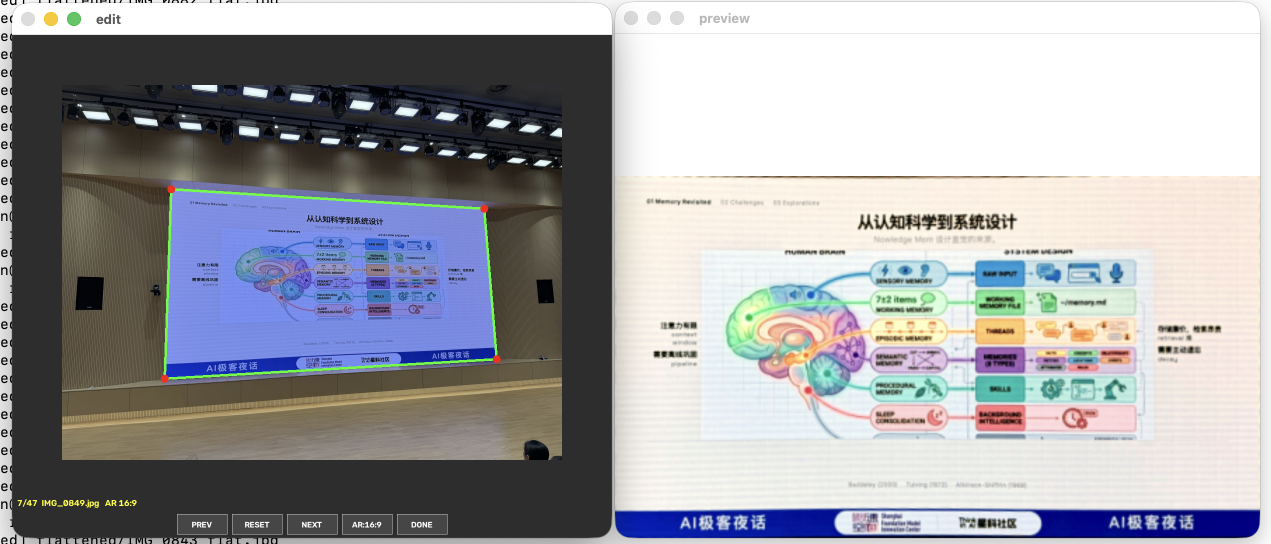
#> input picture screenshot.png, 2542 x 1088 px, given in place of ., which was not available (shown at 1/2 size)
$ python annotate.py .
#> lines starting #> are read from the running program, lines starting #| are printed output that depends on the picture; after the words box and inside, x2 and y2 are one past the last pixel; in counts of white or black regions, pixels touching at a corner belong together; pictures that were not available may be replaced by others from this repository, and a replacement may not be noted
### flatten_slides.py
#!/usr/bin/env python3
"""
Flatten perspective-distorted photos of slides into flat, straight-on screenshots.

Usage:
    python flatten_slides.py                      # auto-detect + flatten all images
    python flatten_slides.py --aspect 16:9        # force output aspect ratio (default)
    python flatten_slides.py --aspect auto        # use per-image estimate
    python flatten_slides.py --debug              # also save detection overlays for review
    python flatten_slides.py --manual IMG_0822.jpg  # click 4 corners by hand

Output is written to ./flattened/ by default; debug overlays go to ./debug/.
"""

import argparse
import math
import os
import sys

import cv2
import numpy as np

DEFAULT_ASPECT = "16:9"


def order_points(pts):
    """Order corners as top-left, top-right, bottom-right, bottom-left."""
    pts = np.array(pts, dtype="float32").reshape(4, 2)
    rect = np.zeros((4, 2), dtype="float32")

    s = pts.sum(axis=1)
    rect[0] = pts[np.argmin(s)]
    rect[2] = pts[np.argmax(s)]

    d = np.diff(pts, axis=1)
    rect[1] = pts[np.argmin(d)]
    rect[3] = pts[np.argmax(d)]

    return rect


def quad_dims(rect):
    """Return (max width, max height) of an ordered quad."""
    tl, tr, br, bl = rect
    w = max(np.linalg.norm(tr - tl), np.linalg.norm(br - bl))
    h = max(np.linalg.norm(tl - bl), np.linalg.norm(tr - br))
    return w, h


def four_point_transform(image, corners, target_w, target_h):
    rect = order_points(corners)
    dst = np.array(
        [[0, 0], [target_w - 1, 0], [target_w - 1, target_h - 1], [0, target_h - 1]],
        dtype="float32",
    )
    M = cv2.getPerspectiveTransform(rect, dst)
    return cv2.warpPerspective(image, M, (target_w, target_h))


def _quad_from_contour(cnt, img_area, min_area_frac=0.05, ratio_hint=16.0 / 9.0):
    hull = cv2.convexHull(cnt)
    peri = cv2.arcLength(hull, True)
    quad = None
    for eps in (0.02, 0.05, 0.10, 0.15):
        approx = cv2.approxPolyDP(hull, eps * peri, True)
        if len(approx) == 4 and cv2.isContourConvex(approx):
            quad = approx
            break
    if quad is None:
        quad = cv2.boxPoints(cv2.minAreaRect(hull))
    quad = quad.reshape(4, 2).astype("float32")

    area = cv2.contourArea(quad)
    if area < min_area_frac * img_area:
        return None, 0.0

    w, h = quad_dims(order_points(quad))
    if h < 1:
        return None, 0.0
    ratio = w / h
    # Prefer candidates close to the expected slide ratio.
    score = area * math.exp(-((ratio - ratio_hint) / 0.35) ** 2)
    return quad, score


def detect_slide_quad(image, ratio_hint=16.0 / 9.0):
    """Return the best candidate slide quad in original-image coordinates, or None.

    Auto-detect the screen's color signature instead of assuming it is blue:

    1. Split the image into a bright region (screen) and a dark region (room)
       using Otsu on luminance.
    2. Among the three pairwise contrasts (B-R, B-G, G-R), pick the one that best
       separates the bright region from the dark region, and note its direction
       (the screen is higher *or* lower in that contrast).
    3. Threshold that single contrast in that direction (raw values, not
       z-scores) to segment the screen, then fit a quad.

    Brightness is used only as a fallback when no color contrast is found.
    """
    h, w = image.shape[:2]
    scale = 1600.0 / max(h, w)
    small = cv2.resize(image, None, fx=scale, fy=scale, interpolation=cv2.INTER_AREA)
    H, W = small.shape[:2]
    img_area = H * W

    b = small[:, :, 0].astype("float32")
    g = small[:, :, 1].astype("float32")
    r = small[:, :, 2].astype("float32")
    lum = (b + g + r) / 3.0

    # Bright vs dark split (screen is bright, room is dark).
    ret, _ = cv2.threshold(lum.astype(np.uint8), 0, 255, cv2.THRESH_BINARY + cv2.THRESH_OTSU)
    bright = lum > ret
    dark = ~bright
    if bright.sum() < 0.02 * img_area or dark.sum() < 0.02 * img_area:
        bright = lum > np.percentile(lum, 60)
        dark = ~bright

    # Pick the dominant color contrast and its direction.
    features = {"B-R": b - r, "B-G": b - g, "G-R": g - r}
    dom = None
    dom_sign = 1
    dom_sep = -1.0
    for f in features.values():
        mb = f[bright].mean()
        md = f[dark].mean()
        sep = abs(mb - md) / (f.std() + 1e-6)
        if sep > dom_sep:
            dom_sep = sep
            dom = f
            dom_sign = 1 if mb > md else -1

    best = None
    best_score = 0.0

    # Threshold the dominant contrast in its direction with raw thresholds.
    if dom is not None:
        signed = dom * dom_sign
        for th in (40, 60, 80, 100, 120, 140, 160):
            mask = (signed > th).astype(np.uint8) * 255
            for ks in (21, 41):
                kernel = cv2.getStructuringElement(cv2.MORPH_RECT, (ks, ks))
                closed = cv2.morphologyEx(mask, cv2.MORPH_CLOSE, kernel)
                contours, _ = cv2.findContours(closed, cv2.RETR_EXTERNAL, cv2.CHAIN_APPROX_SIMPLE)
                for cnt in contours:
                    quad, score = _quad_from_contour(cnt, img_area, ratio_hint=ratio_hint)
                    if quad is not None and score > best_score:
                        best_score = score
                        best = quad

    # Fallback: brightness, only if no color contrast found the screen.
    if best is None:
        gray = cv2.cvtColor(small, cv2.COLOR_BGR2GRAY)
        gray = cv2.GaussianBlur(gray, (5, 5), 0)
        for t in (80, 100, 120, 140, 160):
            mask = (gray > t).astype(np.uint8) * 255
            kernel = cv2.getStructuringElement(cv2.MORPH_RECT, (31, 31))
            closed = cv2.morphologyEx(mask, cv2.MORPH_CLOSE, kernel)
            contours, _ = cv2.findContours(closed, cv2.RETR_EXTERNAL, cv2.CHAIN_APPROX_SIMPLE)
            for cnt in contours:
                quad, score = _quad_from_contour(cnt, img_area, ratio_hint=ratio_hint)
                if quad is not None and score > best_score:
                    best_score = score
                    best = quad

    if best is None:
        return None
    return best / scale


def parse_aspect(s):
    if s is None or s.lower() == "auto":
        return None
    a, b = s.split(":")
    return float(a), float(b)


def output_size(corners, aspect):
    """Choose an output size that preserves the forced aspect ratio and max detail."""
    w, h = quad_dims(order_points(corners))
    if aspect is None:
        return int(round(w)), int(round(h))
    aw, ah = aspect
    out_w = max(int(round(w)), int(round(h * aw / ah)))
    out_h = int(round(out_w * ah / aw))
    return out_w, out_h


def auto_color(image, shadow_clip=0.5, highlight_clip=0.5):
    """Photoshop-style Auto Color: white balance (gray-world) then contrast stretch.

    Removes the projector's color cast and makes whites white / blacks black while
    preserving the corrected color balance (stretches luminance, not each channel).
    """
    f = image.astype(np.float32)

    # 1. White balance via gray-world assumption: neutralize the mean of each channel.
    means = f.mean(axis=(0, 1))
    gray = means.mean()
    if gray < 1e-6:
        return image
    gains = np.clip(gray / np.maximum(means, 1e-6), 0.4, 2.5)
    f = f * gains

    # 2. Contrast stretch on luminance (uniform across channels, preserves color).
    lum = f.mean(axis=2)
    lo, hi = np.percentile(lum, (shadow_clip, 100.0 - highlight_clip))
    if hi - lo < 1.0:
        hi = lo + 1.0
    out = np.clip((f - lo) * (255.0 / (hi - lo)), 0.0, 255.0)

    return out.astype(np.uint8)


# [103 lines left out: functions draw_overlay, manual_select, main, not called in this run]


# [2 lines that do not run on import are left out]

### annotate.py
#!/usr/bin/env python3
"""
Interactive UI to fix slide corners and re-flatten.

Two windows:
  - "edit":    the photo + auto-detected quad (green lines, red dots), with
               clickable Prev/Reset/Next/AR/Done buttons along the bottom, and a
               margin around the photo so corners that fall outside the image
               can still be grabbed and dragged back.
  - "preview": live flattened + auto-colored result, updating as you drag.

Behavior:
  - Dragging a red dot adjusts a corner; the preview updates live.
  - Navigating (Prev / Next / Done) implicitly saves the current result.
  - If you don't touch an image, its auto-detected result is saved as-is.
  - Prev/Next stop at the first/last image (no wrap-around).
  - The "AR" button cycles the output aspect ratio (16:9, 4:3, 3:2, 1:1, 2:3,
    3:4, 9:16, auto). The current ratio is shown on the button and in the title.

Usage:
    python annotate.py                 # review + fix every image in the current dir
    python annotate.py --aspect 4:3    # start with a different aspect ratio
    python annotate.py IMG_0847.jpg IMG_0860.jpg   # review a specific subset
"""

import argparse
import os
import sys

import cv2
import numpy as np

import flatten_slides as fs

EDIT_WIN = "edit"
PREVIEW_WIN = "preview"

DRAG_RADIUS = 20
EDIT_MAX = 1000
PREVIEW_MAX = 460
MARGIN = 100
BAR_H = 56
ASPECT_CYCLE = ["16:9", "4:3", "3:2", "1:1", "2:3", "3:4", "9:16", "auto"]
DEFAULT_ASPECT = "16:9"


def collect_sources(args):
    if args.images:
        return [f for f in args.images if os.path.exists(f)]

    exts = (".jpg", ".jpeg", ".png", ".bmp", ".tif", ".tiff")
    return sorted(f for f in os.listdir(".") if f.lower().endswith(exts))


def draw_button(canvas, x0, y0, x1, y1, text, fill=(70, 70, 70)):
    cv2.rectangle(canvas, (x0, y0), (x1, y1), fill, -1)
    cv2.rectangle(canvas, (x0, y0), (x1, y1), (200, 200, 200), 1)
    (tw, th), _ = cv2.getTextSize(text, cv2.FONT_HERSHEY_SIMPLEX, 0.55, 2)
    cx = x0 + (x1 - x0 - tw) // 2
    cy = y0 + (y1 - y0 + th) // 2
    cv2.putText(canvas, text, (cx, cy), cv2.FONT_HERSHEY_SIMPLEX, 0.55, (255, 255, 255), 2)


class Annotator:
    def __init__(self, sources, out_dir="flattened", aspect=DEFAULT_ASPECT):
        self.sources = sources
        self.out_dir = out_dir
        os.makedirs(self.out_dir, exist_ok=True)

        self.idx = 0
        self.full = None
        self.small = None
        self.scale = 1.0
        self.corners = None
        self.drag = None
        self.edited = False
        self.buttons = []  # (x0, y0, x1, y1, action)
        self.set_aspect(aspect)

        self.disp_w = 0
        self.disp_h = 0
        self.canvas_w = 0
        self.canvas_h = 0
        self.bar_top = 0

        cv2.namedWindow(EDIT_WIN, cv2.WINDOW_NORMAL)
        cv2.namedWindow(PREVIEW_WIN, cv2.WINDOW_NORMAL)
        cv2.setMouseCallback(EDIT_WIN, self.on_mouse)

        self.load(0)
        self.run()

    # ---- geometry ----
    def recompute_geometry(self):
        self.disp_w = self.small.shape[1]
        self.disp_h = self.small.shape[0]
        self.canvas_w = self.disp_w + 2 * MARGIN
        self.canvas_h = self.disp_h + 2 * MARGIN + BAR_H
        self.bar_top = self.disp_h + 2 * MARGIN

    # ---- aspect ratio ----
    def set_aspect(self, s):
        self.aspect_str = s
        self.aspect = fs.parse_aspect(s)

    def ratio_hint(self):
        if self.aspect is None:
            return 16.0 / 9.0
        return self.aspect[0] / self.aspect[1]

    # [4 lines left out: function cycle_aspect, not called in this run]

    # ---- data loading ----
    def load(self, i):
        if not self.sources:
            return
        self.idx = max(0, min(i, len(self.sources) - 1))
        path = self.sources[self.idx]

        self.full = cv2.imread(path)
        if self.full is None:
            print(f"[skip] cannot read {path}")
            return

        self.scale = EDIT_MAX / max(self.full.shape[:2])
        self.small = cv2.resize(self.full, None, fx=self.scale, fy=self.scale,
                                interpolation=cv2.INTER_AREA)
        self.recompute_geometry()

        corners = fs.detect_slide_quad(self.full, ratio_hint=self.ratio_hint())
        if corners is None:
            h, w = self.full.shape[:2]
            corners = np.array([[0, 0], [w - 1, 0], [w - 1, h - 1], [0, h - 1]], dtype="float32")
        self.corners = fs.order_points(corners).astype("float32")

        self.drag = None
        self.edited = False
        self.redraw()

    # ---- drawing ----
    def redraw(self):
        canvas = np.full((self.canvas_h, self.canvas_w, 3), 45, np.uint8)
        canvas[MARGIN:MARGIN + self.disp_h, MARGIN:MARGIN + self.disp_w] = self.small

        pts = (self.corners * self.scale).astype("int32") + MARGIN
        for i in range(4):
            cv2.line(canvas, tuple(pts[i]), tuple(pts[(i + 1) % 4]), (0, 255, 0), 3)
        for i in range(4):
            cv2.circle(canvas, tuple(pts[i]), 8, (0, 0, 255), -1)

        name = os.path.basename(self.sources[self.idx])
        title = f"{self.idx + 1}/{len(self.sources)}  {name}   AR {self.aspect_str}"
        if self.edited:
            title += "  (edited)"
        cv2.putText(canvas, title, (10, self.canvas_h - BAR_H - 8),
                    cv2.FONT_HERSHEY_SIMPLEX, 0.6, (0, 255, 255), 2)

        # bottom button bar
        ar_label = "AR:" + self.aspect_str
        labels = ["PREV", "RESET", "NEXT", ar_label, "DONE"]
        actions = ["prev", "reset", "next", "ar", "done"]
        bw = 100
        gap = 10
        total = len(labels) * bw + (len(labels) - 1) * gap
        start_x = (self.canvas_w - total) // 2
        y0 = self.bar_top + 8
        y1 = self.canvas_h - 8
        self.buttons = []
        for k, (lab, act) in enumerate(zip(labels, actions)):
            x0 = start_x + k * (bw + gap)
            x1 = x0 + bw
            self.buttons.append((x0, y0, x1, y1, act))
            draw_button(canvas, x0, y0, x1, y1, lab)

        cv2.imshow(EDIT_WIN, canvas)
        self.update_preview()

    def update_preview(self):
        corners_small = self.corners * self.scale
        out_w, out_h = fs.output_size(corners_small, self.aspect)
        warped = fs.four_point_transform(self.small, corners_small, out_w, out_h)
        warped = fs.auto_color(warped)

        h, w = warped.shape[:2]
        k = PREVIEW_MAX / max(w, h)
        if k < 1.0:
            warped = cv2.resize(warped, (int(w * k), int(h * k)), interpolation=cv2.INTER_AREA)
        cv2.imshow(PREVIEW_WIN, warped)

    # ---- mouse ----
    # [45 lines left out: functions on_mouse, nearest_corner, handle_button, reset, not called in this run]

    def save_current(self):
        out_w, out_h = fs.output_size(self.corners, self.aspect)
        warped = fs.four_point_transform(self.full, self.corners, out_w, out_h)
        warped = fs.auto_color(warped)

        name = os.path.basename(self.sources[self.idx])
        base, ext = os.path.splitext(name)
        out_path = os.path.join(self.out_dir, base + "_flat" + ext)
        cv2.imwrite(out_path, warped)
        print(f"[saved] {out_path}")
        return out_path

    # [9 lines left out: functions go_next, go_prev, not called in this run]

    def quit(self):
        self._running = False

    # ---- main loop ----
    def run(self):
        self._running = True
        print("Drag red dots. Buttons: PREV / RESET / NEXT / AR:<aspect> / DONE")
        while self._running:
            key = cv2.waitKey(30) & 0xFF
            if key == 27:  # Esc
                self.save_current()
                break
        cv2.destroyAllWindows()


def main():
    ap = argparse.ArgumentParser(description="Interactive slide-corner fixer.")
    ap.add_argument("images", nargs="*", help="source images to review (default: all images in cwd)")
    ap.add_argument("--out", default="flattened", help="output dir for fixed results")
    ap.add_argument("--aspect", default=DEFAULT_ASPECT,
                    help="default output aspect ratio, e.g. 16:9, 4:3, 9:16, or 'auto'")
    args = ap.parse_args()

    sources = collect_sources(args)
    if not sources:
        print("No source images found.")
        sys.exit(1)

    Annotator(sources, out_dir=args.out, aspect=args.aspect)
#> in load, self.full is the input picture: shape (1088, 2542, 3); mean B, G, R 165, 161, 160.6
#> in detect_slide_quad, `b = small[:, :, 0].astype("float32")`:
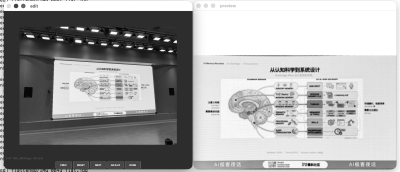
#> b: shape (685, 1600) float32 (shown at 1/4 size); min 0, max 255, mean 165
#> in detect_slide_quad, `r = small[:, :, 2].astype("float32")`:
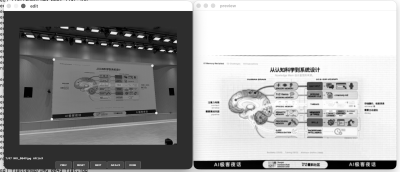
#> r: shape (685, 1600) float32 (shown at 1/4 size); min 0, max 255, mean 160.6
#> in detect_slide_quad, `lum = (b + g + r) / 3.0`:
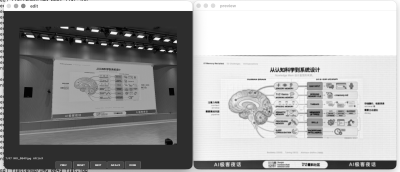
#> lum: shape (685, 1600) float32 (shown at 1/4 size); min 0, max 255, mean 162.2
#> in detect_slide_quad, `ret, _ = cv2.threshold(lum.astype(np.uint8), 0, 255, cv2.THRESH_BINARY..`: ret = 146
#> in detect_slide_quad, `bright = lum > ret`:
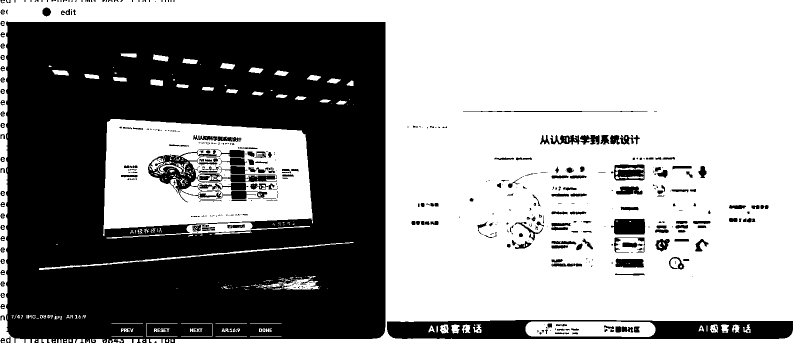
#> bright: shape (685, 1600) bool (shown at 1/2 size); 59.6% white; 524 black regions (305 under 20 px), largest, box (x1, y1, x2, y2) and area: (12, 42, 771, 685) 387716, (774, 640, 1586, 678) 19889, (296, 298, 554, 405) 5504
#> the loop in detect_slide_quad, `for f in features.values():` made 3 passes
#> (mb, md, sep, dom_sep, dom_sign) on passes 1, 3: (5.69, 2.58, 0.0782, 0.0782, 1), (1.34, -0.985, 0.13, 0.13, 1)
#> pass 1, in detect_slide_quad, `dom = f`:
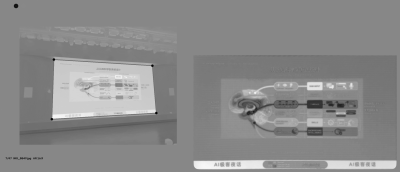
#> dom: shape (685, 1600) float32 (shown at 1/4 size); min -205, max 181, mean 4.4; drawn with min black and max white
#> pass 3, in detect_slide_quad, `dom = f`:
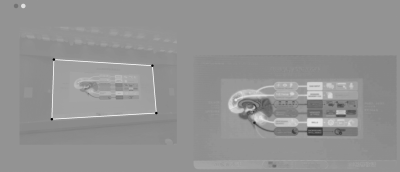
#> dom: shape (685, 1600) float32 (shown at 1/4 size); min -183, max 134, mean 0.4; drawn with min black and max white
#> after the loop in detect_slide_quad, `for f in features.values():`: dom_sep = 0.13; dom_sign = 1
#> the loop in detect_slide_quad, `for th in (40, 60, 80, 100, 120, 140, 160):` made 7 passes
#> pass 3, in detect_slide_quad, `mask = (signed > th).astype(np.uint8) * 255`:
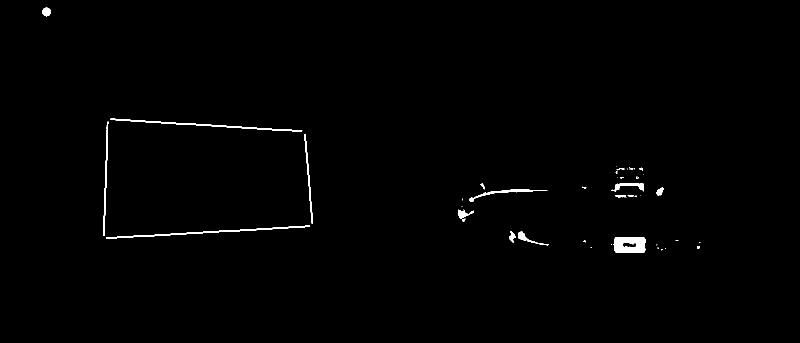
#> mask: shape (685, 1600) (shown at 1/2 size); 0.73% white; 44 white regions (24 under 20 px), largest, box (x1, y1, x2, y2) and area: (1226, 474, 1291, 506) 1741, (212, 451, 620, 478) 1221, (221, 237, 605, 264) 1149
#> after the loop in detect_slide_quad, `for th in (40, 60, 80, 100, 120, 140, 160):`: best = [[1429, 506], [913, 506], [913, 328], [1429, 328]]; best_score = 3.21
#> (the rest of the program and of its run is left out)
